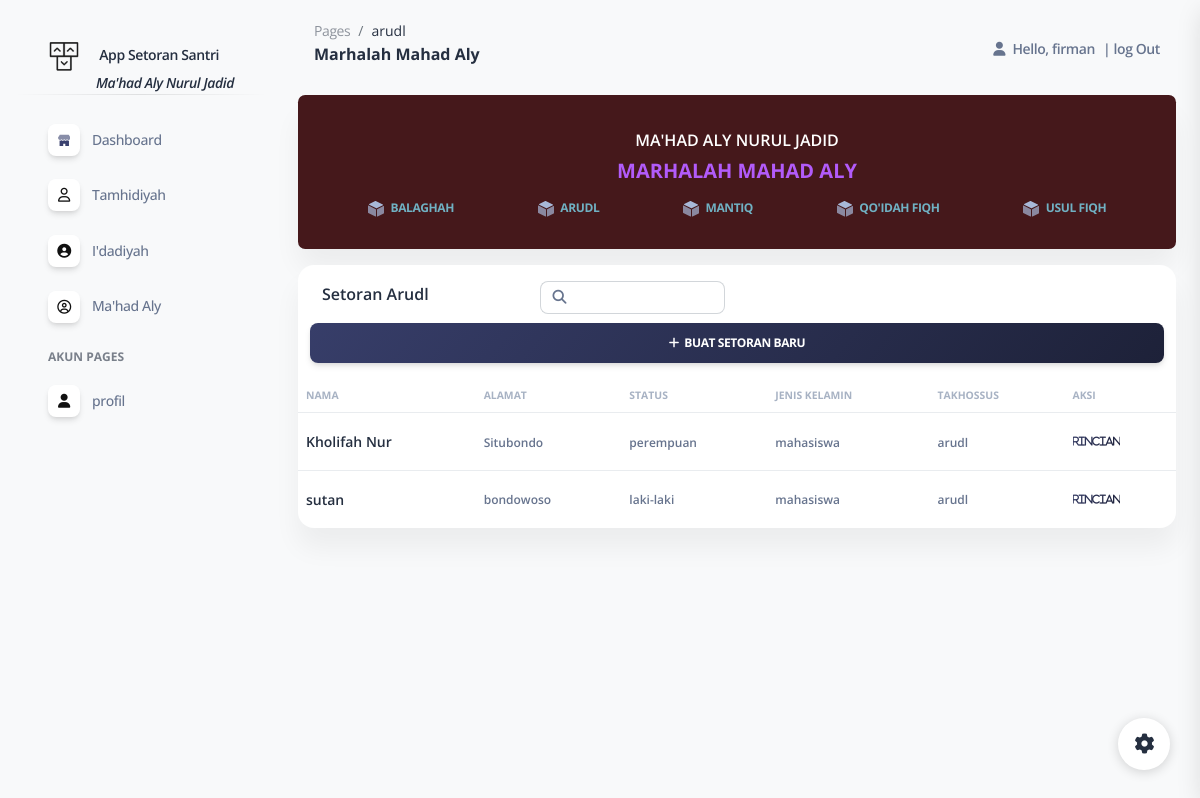
Page /arudl (signed in) on the committed database.
### appstor/models.py (models this page shows, shortened)
class Santri(models.Model):
    jenis={
        ('laki-laki','laki-laki'),
        ('perempuan','perempuan')
     }
    statusp={
        ('siswa','siswa'),
        ('mahasiswa','mahasiswa'),
        ('salaf','salaf')
     }
    marhalah={
        ('Tamhidiyah','Tamhidiyah'),
        ('Idadiyah','Idadiyah'),
        ('Mahad Aly','Mahad Aly'),
     }
    jns={
        ('nubzah','nubzah'),
        ('fathul qorib','fathul qorib'),
        ('fathul muin','fathul muin'),
        ('faroid','faroid'),
        ('arudl','arudl'),
        ('mantiq','mantiq'),
        ('balaghoh','balaghoh'),
        ('qowaid fiqh','qowaid fiqh'),
        ('usul fiqh','usul fiqh'),
     }
    nama = models.CharField(max_length=200, blank=False, null=True)
    alamat = models.CharField( max_length=200, blank=True, null=True)
    status = models.CharField(choices=statusp, max_length=200, blank=True, null=True)
    jk = models.CharField(choices=jenis, max_length=20, blank=True, null=True)
    marhalah= models.CharField(choices=marhalah, max_length=30, blank=True, null=True)
    takhossus = models.CharField(choices=jns, max_length=30, blank=True, null=True)

### appstor/views.py (the view)
@login_required(login_url='login')
def arudl(request):
    list_arudl = Santri.objects.all()
    filterarudl = list_arudl.filter(takhossus ='arudl')
    filter_santri = SantriFilter(request.GET, queryset=filterarudl)
    filterarudl =filter_santri.qs
    context = {
        'judul' : 'Marhalah Mahad Aly',
        'menu': 'arudl',
        'page': 'arudl',
        'arudl': filterarudl,
        'filter_data_santri': filter_santri,
    }
    return render(request, 'data/arudl.html', context)

### appstor/templates/data/arudl.html (shortened to what this page needs)
{% extends "data/main.html" %}
{% block content %}
{% load static %}
{% load widget_tweaks %}
<div class="container-fluid">
  <div class="col-lg-0 mb-lg-0 mb-2">
    <div class="card">
      <div  style="background-color:rgba(63, 17, 20, 0.968); "  class="card-body p-20 badge mt-0 w-100 me-4">
        <div class="row">
          <div class="col-lg-0">
            <div class=" flex-column h-50">
              <p class="mb-1 pt-2 text-bold">ma'had aly nurul jadid</p>
              <h5 class="font-weight-bolder " style="color:rgb(178, 91, 250);">{{ judul}}</h5>
              <div class="row gx-4">
                <div class="col-lg-0 col-md-0 my-sm-auto align-items-center me-sm-0 mx-auto mt-0">
                  <div class="nav-wrapper background-position-y  end-0">
                    <ul class="nav nav-pills nav-fill p-1 bg-transparent">
                      <li class="nav-item">
                        <a class="nav-link mb-0 px-0 py-1 " data-bs-toggle="url" href="{% url 'balagoh' %}"
                          aria-controls="overview" aria-selected="true">
                          <span class="ms-1" style="color:#70b1c3;">Balaghah</span>
                        </a>
                      </li>
                      <li class="nav-item">
                        <a class="nav-link mb-0 px-0 py-1 " data-bs-toggle="url" href="{% url 'arudl' %}"
                          aria-controls="dashboard" aria-selected="false">
                          <span class="ms-1" style="color:#70b1c3;">arudl</span>
                        </a>
                      </li>
                      <li class="nav-item">
                        <a class="nav-link mb-0 px-0 py-1 " data-bs-toggle="url" href="{% url 'mantiq' %}"
                          aria-controls="dashboard" aria-selected="false">
                          <span class="ms-1" style="color:#70b1c3;">Mantiq</span>
                        </a>
                      </li>
                      <li class="nav-item">
                        <a class="nav-link mb-0 px-0 py-1 " data-bs-toggle="url" href="{% url 'qowaid' %}"
                          aria-controls="dashboard" aria-selected="false">
                          <span class="ms-1" style="color:#70b1c3;">Qo'idah Fiqh</span>
                        </a>
                      </li>
                      <li class="nav-item">
                        <a class="nav-link mb-0 px-0 py-1 " data-bs-toggle="url" href="{% url 'usul' %}"
                          aria-controls="dashboard" aria-selected="false">
                          <span class="ms-1" style="color:#70b1c3;">Usul Fiqh</span>
                        </a>
                      </li>
                    </ul>
                  </div>
                </div>
              </div>
            </div>
          </div>
        </div>
      </div>
    </div>
  </div>
  <div class="row mt-3">
    <div class="col-12">
      <div class="card mb-4">
        <div class="ms-4 mt-3  pe-md-3 d-flex align-items-center">
          <div class="me-md-2 w-25">
            <h6>Setoran Arudl</h6>
          </div>
          <form method="get">
            <div class="row  text-sm  w-600 ">
                     <div class="col input-group " style="width: 100;" aria-placeholder="cari nama">
                    <span class="input-group-text text-body"><i class="fas fa-search" aria-hidden="true"
                            aria-placeholder="nama"></i></span>
                    {{ filter_data_santri.form.nama | add_class:"form-control form-control-sm"}}
                </div>
            </div>
        </form>
        </div>
        <div class="position-relative width-20px bg-cover top-0 width-20 ms-4 mb-3 mt-2 me-4 mx-0 ">
          <div class="row">
              <a class="btn bg-gradient-dark mb-0" href="{% url 'setorbaru' %}"><i
                      class="fas fa-plus"></i>&nbsp;&nbsp;buat setoran baru</a>
          </div>
      </div>
      <div class="card-body px-0 pt-0 pb-0">
          <div class="table-responsive p-0">
              <table class="table align-items-center justify-content-center mb-0">
                  <thead>
                      <tr>
                          <td
                              class="text-uppercase text-secondary text-xxs font-weight-bolder opacity-7 ms-2 ps-2">
                                Nama</td>
                          <td
                              class="text-uppercase text-secondary text-xxs font-weight-bolder opacity-7 ps-2">
                              alamat</td>
                          <td
                              class="text-uppercase text-secondary text-xxs font-weight-bolder  opacity-7 me-sm-1 ps-2">
                              status</td>
                          <td
                              class="text-uppercase text-secondary text-xxs font-weight-bolder  opacity-7 me-sm-1 ps-2">
                              Jenis kelamin</td>
                          <td
                              class="text-uppercase text-secondary text-xxs font-weight-bolder  opacity-7 me-sm-1 ps-2">
                              takhossus</td>
                          <td
                              class="text-uppercase text-secondary text-xxs font-weight-bolder  opacity-7 ps-2">
                              aksi</td>
                      </tr>
                  </thead>
                  <tbody>
                    {% for datanubzah in arudl %}
                    <tr>
                        <td>
                            <div class="d-flex px-0">
                                <div class="my-auto">
                                    <h6 class="mb-0 text-sm"> {{ datanubzah.nama }}</h6>
                                </div>
                            </div>
                        </td>
                        <td>
                            <span class="text-xs font-weight-bold"> {{ datanubzah.alamat }}</span>
                        </td>
                        <td>
                            <span class="text-xs font-weight-bold"> {{ datanubzah.jk }}</span>
                        </td>
                        <td>
                            <span class="text-xs font-weight-bold"> {{ datanubzah.status }}</span>
                        </td>
                        <td> <span class="text-xs font-weight-bold"> {{ datanubzah.takhossus}}</span>
                        </td>
                        <td class="align-items-center">
                            <div class="ms-sm-0">
                                <a class="btn btn-link text-dark text-gradient px-0 mb-0"
                                    href="{% url 'strarudl' datanubzah.id %}"><i class="fa fa-view text-xxs me-0"
                                        aria-hidden="true">rincian</i></a>
                            </div>
                        </td>
                    </tr>
                    </tr>{% endfor %}
                </tbody>
            </table>
          </div>
        </div>
      </div>
    </div>
  </div>
  {% endblock content %}

### appstor/templates/data/navbar.html (shortened to what this page needs)
{% load static %}
<!DOCTYPE html>
<html lang="en">
    <nav class="navbar navbar-main navbar-expand-lg px-0 mx-4 shadow-none border-radius-xl" id="navbarBlur" navbar-scroll="true">
        <div class="container-fluid py-1 px-3">
          <nav aria-label="breadcrumb">
            <ol class="breadcrumb bg-transparent mb-0 pb-0 pt-1 px-0 me-sm-6 me-5">
              <li class="breadcrumb-item text-sm"><a class="opacity-5 text-dark" href="javascript:;">Pages</a></li>
              <li class="breadcrumb-item text-sm text-dark active" aria-current="page">{{ page}}</li>
            </ol>
            <h6 class="font-weight-bolder mb-lg-3">{{ judul }}</h6>
          </nav>
          <div class="collapse navbar-collapse mt-sm-0 mt-2 me-md-0 me-sm-4" id="navbar">
            <ul class="navbar-nav  justify-content-end">
                <li class="nav-item d-flex align-items-center">
                    <a href="javascript:;" class="nav-link text-body font-weight-bold px-0">
                        <i class="fa fa-user me-sm-1"></i>
                        <span class="me-2 d-sm-inline d-none">Hello, {{ request.user }}</span>
                    </a>
                </li>
                {% if user.is_authenticated %}
                <li class="nav-item  d-flex align-items-center">
                    <a href="{% url 'logout' %}" class="nav-link text-body font-weight-bold px-0">
                    |
                        <span class="d-sm-inline M17 d-none">log Out</span>
                    </a>
                </li>
                {% endif %}
            </ul>
        </div>
    </div>
</nav>
</html>

### rows in the picture
Santri: nama "Kholifah Nur", alamat "Situbondo", jk "perempuan", status "mahasiswa", takhossus "arudl"
Santri: nama "sutan", alamat "bondowoso", jk "laki-laki", status "mahasiswa", takhossus "arudl"

### other values in the picture
{{ page }} "arudl"
{{ judul }} "Marhalah Mahad Aly"
{{ request.user }} "firman"
{{ judul }} "MARHALAH MAHAD ALY"
